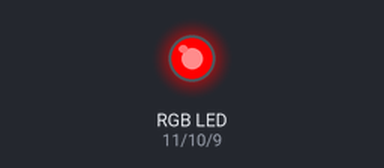
A sketch run on a simulated Arduino Uno, built with avr-gcc and run on an emulated ATmega328P. Shown: an RGB LED mixed from three pins (HIGH = lit).

Above: at 0.5 s.
At 2.5 s:
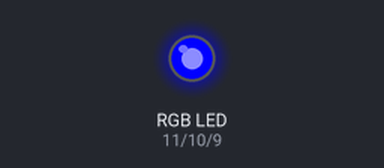
At 3.5 s:
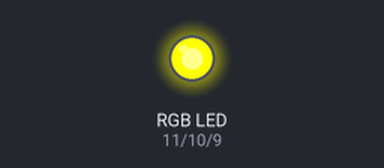
At 4.5 s:
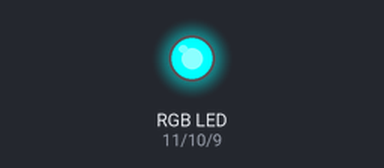
At 6.5 s:
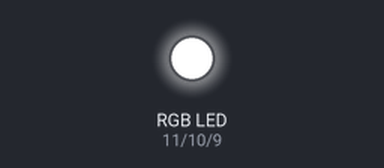
At 8.5 s:
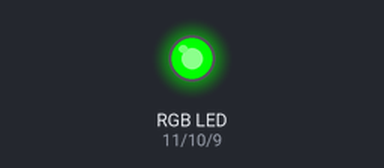
Timing chart, 0 to 9.1 s (numbered marks = the images above):
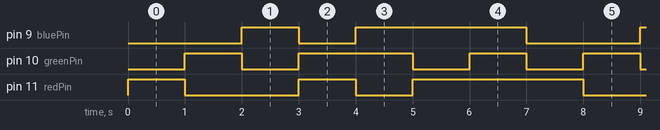

Measured:
- by itself, pin 9 (bluePin): repeats every 7.0 s: LOW 1.0 s, HIGH 3.0 s, LOW 2.0 s, HIGH 1.0 s
- by itself, pin 10 (greenPin): repeats every 7.0 s: LOW 1.0 s, HIGH 2.0 s, 2 × (LOW 1.0 s, HIGH 1.0 s)
- by itself, pin 11 (redPin): repeats every 7.0 s: LOW 2.0 s, HIGH 1.0 s, LOW 1.0 s, HIGH 3.0 s

The sketch:

RGB_LED_Colour_Mixer.ino
```cpp
/*
  Project 05 - RGB LED Colour Mixer
  ---------------------------------
  Cycle an RGB LED through different colours by mixing red, green and blue.

  Wiring (common-cathode RGB LED):
    - Longest pin (cathode) -> GND
    - Red pin    -> pin 11 through a 220 ohm resistor
    - Green pin  -> pin 10 through a 220 ohm resistor
    - Blue pin   -> pin 9  through a 220 ohm resistor

  Concepts learned:
    - PWM mixing: three analogWrite() values make a colour
    - a reusable setColor() function
*/

const int redPin   = 11;
const int greenPin = 10;
const int bluePin  = 9;

void setup() {
  pinMode(redPin, OUTPUT);
  pinMode(greenPin, OUTPUT);
  pinMode(bluePin, OUTPUT);
}

void loop() {
  setColor(255, 0, 0);    // red
  delay(1000);
  setColor(0, 255, 0);    // green
  delay(1000);
  setColor(0, 0, 255);    // blue
  delay(1000);
  setColor(255, 255, 0);  // yellow (red + green)
  delay(1000);
  setColor(0, 255, 255);  // cyan (green + blue)
  delay(1000);
  setColor(255, 0, 255);  // magenta (red + blue)
  delay(1000);
  setColor(255, 255, 255);// white (all on)
  delay(1000);
}

void setColor(int r, int g, int b) {
  analogWrite(redPin, r);
  analogWrite(greenPin, g);
  analogWrite(bluePin, b);
}
```
